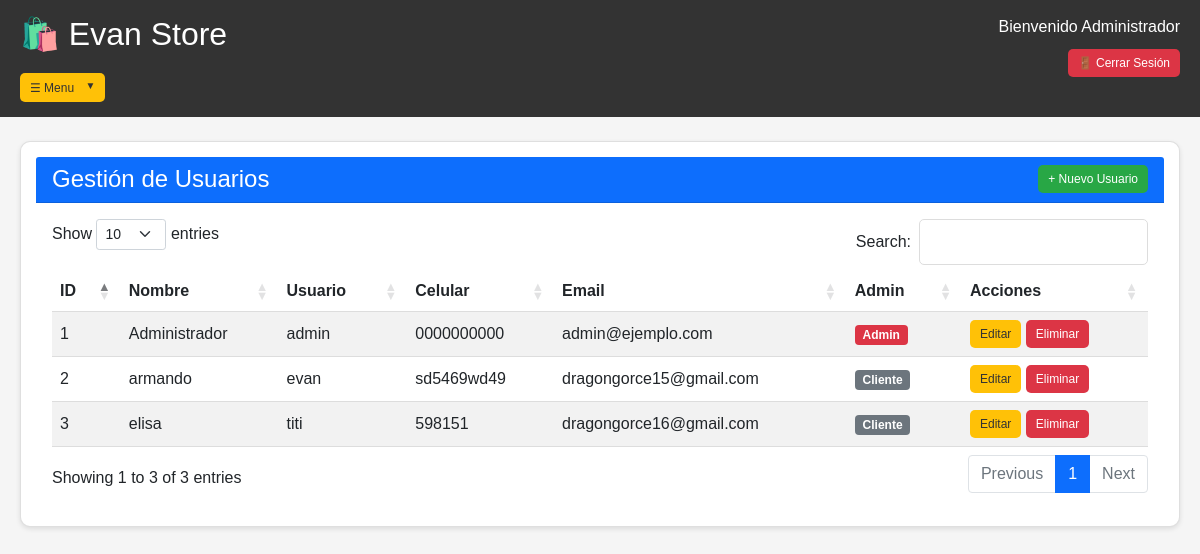
The app's page /dashboard (signed in), older data.
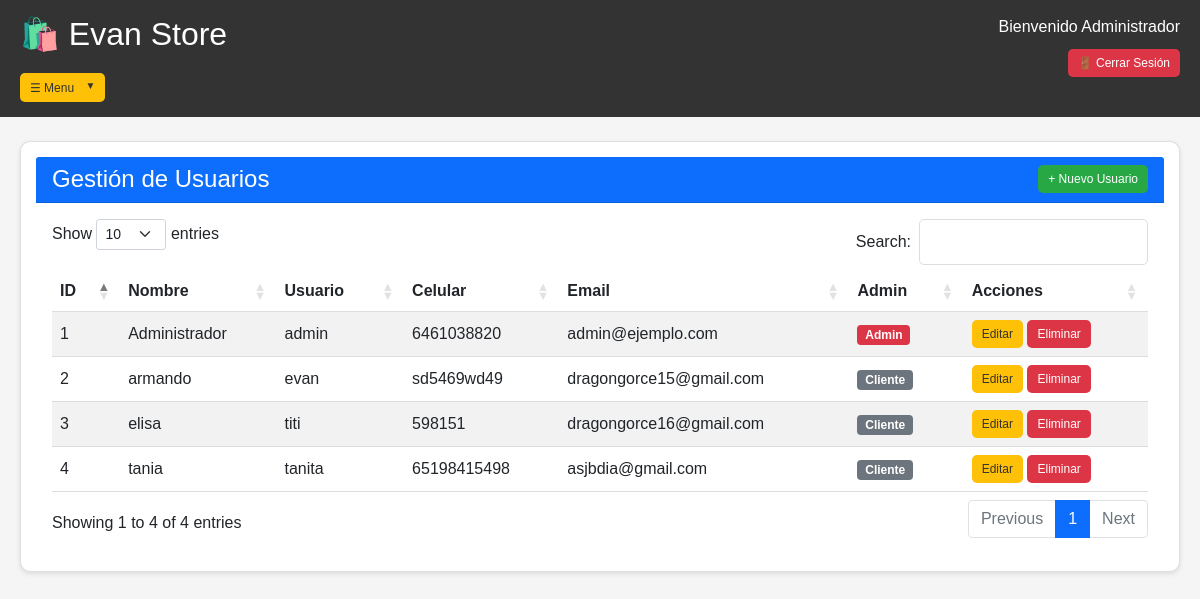
The same page, newer data.
### models.py (models this page shows, shortened)
class Usuario(UserMixin, db.Model):
    id = db.Column(db.Integer, primary_key=True)
    nombre = db.Column(db.String(100), nullable=False)
    usuario = db.Column(db.String(80), unique=True, nullable=False)
    celular = db.Column(db.String(20), nullable=False)
    email = db.Column(db.String(120), unique=True, nullable=False)
    password_hash = db.Column(db.String(255), nullable=False)
    es_admin = db.Column(db.Boolean, default=False)
    fecha_registro = db.Column(db.DateTime, default=datetime.utcnow)

### app.py (the view)
@app.route('/dashboard')
@login_required
def dashboard():
    if not current_user.es_admin:
        flash('Acceso denegado', 'error')
        return redirect(url_for('perfil'))
    usuarios = Usuario.query.all()  # ← Cambiar a usuarios
    return render_template('dashboard.html', usuarios=usuarios)  # ← Cambiar a usuarios

### app.py (called while the page is built)
@login_manager.user_loader
def load_user(user_id):
    return Usuario.query.get(int(user_id))

### templates/dashboard.html (shortened to what this page needs)
<!DOCTYPE html>
<html lang="es">
<head>
    <link href="https://cdn.jsdelivr.net/npm/bootstrap@5.1.3/dist/css/bootstrap.min.css" rel="stylesheet">
    <link href="https://cdn.datatables.net/1.11.5/css/dataTables.bootstrap5.min.css" rel="stylesheet">
    <link rel="stylesheet" href="{{ url_for('static', filename='style.css') }}">
</head>
<body>
    {% include 'navbar.html' %}
    <div class="container mt-4">
        <div class="row">
            <div class="col-md-12">
                <div class="card">
                    <div class="card-header bg-primary text-white d-flex justify-content-between align-items-center">
                        <h4 class="mb-0">Gestión de Usuarios</h4>
                        <button class="btn btn-success btn-sm" data-bs-toggle="modal" data-bs-target="#crearUsuarioModal">
                            + Nuevo Usuario
                        </button>
                    </div>
                    <div class="card-body">
                        <div class="table-responsive">
                            <table id="usuariosTable" class="table table-striped">
                                <thead>
                                    <tr>
                                        <th>ID</th>
                                        <th>Nombre</th>
                                        <th>Usuario</th>
                                        <th>Celular</th>
                                        <th>Email</th>
                                        <th>Admin</th>
                                        <th>Acciones</th>
                                    </tr>
                                </thead>
                                <tbody>
                                    {% for usuario in usuarios %}
                                    <tr id="row-{{ usuario.id }}">
                                        <td>{{ usuario.id }}</td>
                                        <td>{{ usuario.nombre }}</td>
                                        <td>{{ usuario.usuario }}</td>
                                        <td>{{ usuario.celular }}</td>
                                        <td>{{ usuario.email }}</td>
                                        <td>
                                            {% if usuario.es_admin %}
                                                <span class="badge bg-danger">Admin</span>
                                            {% else %}
                                                <span class="badge bg-secondary">Cliente</span>
                                            {% endif %}
                                        </td>
                                        <td>
                                            <button class="btn btn-warning btn-sm" onclick="editarUsuario({{ usuario.id }})">Editar</button>
                                            <button class="btn btn-danger btn-sm" onclick="eliminarUsuario({{ usuario.id }})">Eliminar</button>
                                        </td>
                                    </tr>
                                    {% endfor %}
                                </tbody>
                            </table>
                        </div>
                    </div>
                </div>
            </div>
        </div>
    </div>
    </body>
</html>

### templates/navbar.html (shortened to what this page needs)
<link rel="stylesheet" href="{{ url_for('static', filename='style.css') }}">
<div class="navbar">
    <div class="logo-area">
        <h2>🛍️ Evan Store</h2>
        <div class="dropdown" style="margin-top: 10px;">
            <button class="btn btn-warning btn-sm dropdown-toggle" type="button" data-bs-toggle="dropdown">
                ☰   Menu
            </button>
        </div>
    </div>
    <div class="user-area">
        <span>Bienvenido {{ current_user.nombre }}</span>
        <a href="{{ url_for('logout') }}" class="btn btn-danger btn-sm">🚪 Cerrar Sesión</a>
    </div>
</div>

Row changes from the older to the newer data that the page shows:
changed Usuario "Administrador": celular "0000000000" → "6461038820"
added Usuario: id "4", nombre "tania", usuario "tanita", celular "65198415498", email "asjbdia@gmail.com", es_admin "Cliente"
Text that changed along with them:
text written by a page script: "Show entries Search: Showing 1 to 3 of 3 entries Previous 1 Next" → "Show entries Search: Showing 1 to 4 of 4 entries Previous 1 Next"
